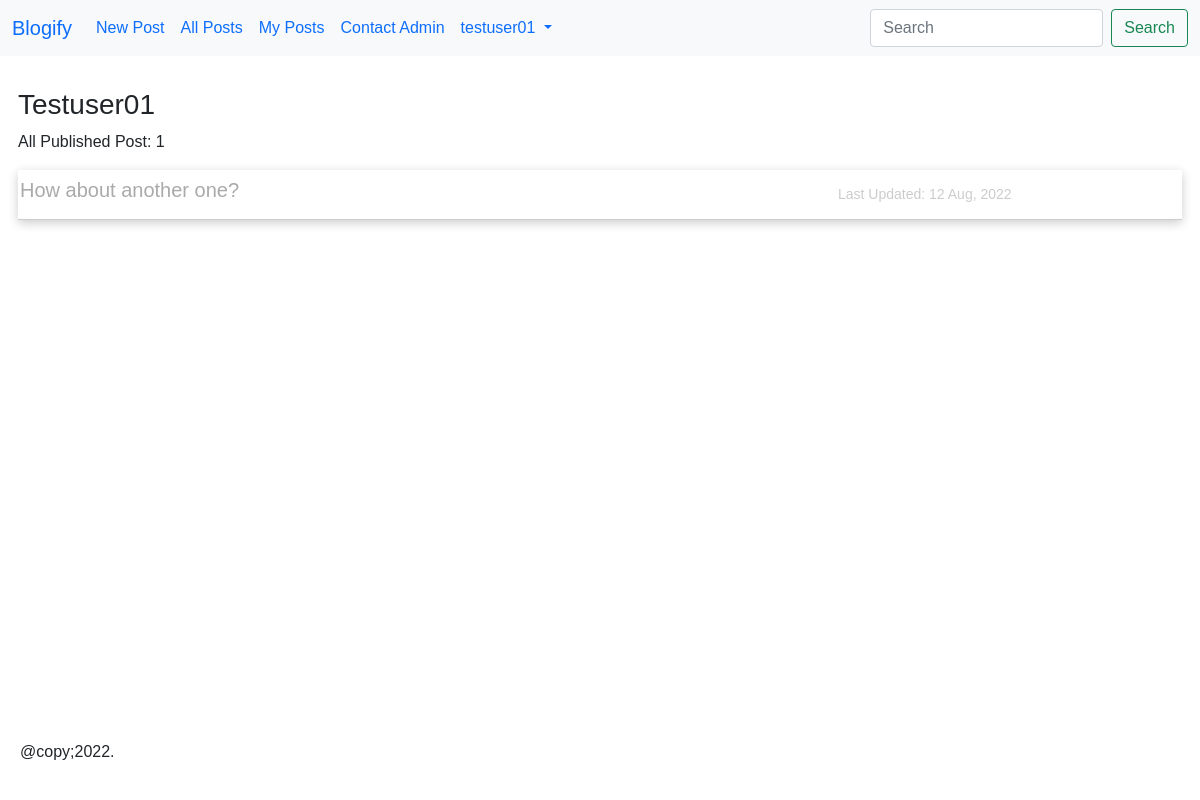
Page /accounts/2/ on the committed database.
### users/models.py (models this page shows)
class CustomUser(AbstractUser):
    pass

### posts/models.py (models this page shows, shortened)
class Post(models.Model):
    STATUS_CHOICES = (
        ('draft', 'Draft'),
        ('published', 'Published'),
    )
    title = models.CharField(max_length=255)
    author = models.ForeignKey(
        get_user_model(),
        on_delete = models.CASCADE,
        related_name = 'posts'
    )
    body = models.TextField()
    publish = models.DateTimeField(default=timezone.now)
    created = models.DateTimeField(auto_now_add=True)
    updated = models.DateTimeField(auto_now=True)
    status = models.CharField(
        max_length=10,
        choices=STATUS_CHOICES,
        default='draft'
    )
    slug = models.SlugField(
        max_length=255,
        blank=True,
        null= True
    )
    class Meta:
        ordering = ('-publish',)
    def get_absolute_url(self):
        return reverse('post_detail', kwargs={'pk': self.pk})

### users/views.py (the view)
# urls.py: path('<int:pk>/', UserDetailView.as_view(), name='user_detail'),
class UserDetailView(DetailView):
    model = get_user_model()
    template_name = 'user_detail.html'
    context_object_name = 'user'
    def get_context_data(self, *args, **kwargs):
        context = super().get_context_data(*args, **kwargs)
        context['published_posts'] = self.object.posts.filter(status='published')
        return context

### templates/user_detail.html (shortened to what this page needs)
{% extends '_base.html' %}
{% block content %}
    <div class="user">
        <h3>{{ user.username|title }}</h3>
        <p>All Published Post: {{ published_posts.count }}</p>
        <div class="user-detail-posts">
            {% for post in published_posts %}
                <div class="user-detail-post">
                    <h5><a href="{{ post.get_absolute_url }}">{{ post.title }}</a></h5>
                    <div class="user-detail-dates">
                        <small>Last Updated: {{ post.updated|date:"d M, Y" }}</small>
                    </div>
                </div>
            {% empty %}
                <div class="user-detail-post">
                    <h5>This user has no published posts</h5>
                </div>
            {% endfor %}
        </div>
    </div>
{% endblock content %}

### templates/_base.html (shortened to what this page needs)
{% load static %}
<!DOCTYPE html>
<html lang="en">
<head>
    <link rel="stylesheet" href="https://cdn.jsdelivr.net/npm/bootstrap@5.1.3/dist/css/bootstrap.min.css">
    <link rel="stylesheet" href="{% static 'css/base.css' %}">
</head>
<body>
    {% block body %}
    <header>
        <nav class="navbar navbar-expand-lg bg-light">
            <div class="container-fluid">
              <a class="navbar-brand" href="{% url 'home' %}">Blogify</a>
              {% if user.is_authenticated %}
              <div class="collapse navbar-collapse" id="navbarSupportedContent">
                <ul class="navbar-nav me-auto mb-2 mb-lg-0">
                  <li class="nav-item">
                    <a class="nav-link" href="{% url 'post_create' %}">New Post</a>
                  </li>
                  <li class="nav-item">
                    <a class="nav-link" href="{% url 'post_list' %}">All Posts</a>
                  </li>
                  <li class="nav-item">
                    <a class="nav-link" href="{% url 'my_posts' %}">My Posts</a>
                  </li>
                  <li class="nav-item">
                    <a class="nav-link" href="{% url 'contact' %}">Contact Admin</a>
                  </li>
                  <li class="nav-item dropdown">
                    <a class="nav-link dropdown-toggle" href="#" role="button" data-bs-toggle="dropdown" aria-expanded="false">
                      {{ user.username }}
                    </a>
                  </li>
                </ul>
                <form class="d-flex" role="search" action="{% url 'post_search' %}" method="get">
                  <input name="q" class="form-control me-2" type="search" placeholder="Search" aria-label="Search">
                  <button class="btn btn-outline-success" type="submit">Search</button>
                </form>
              </div>
              {% else %}
              <form action="form-inline ml-auto">
                <a href="{% url 'signup' %}" class="btn btn-sm btn-outline-secondary">Sign Up</a>
                <a href="{% url 'login' %}" class="btn btn-sm btn-primary ml-2">Log In</a>
              </form>
              {% endif %}
            </div>
          </nav>
    </header>
    <main>
        <div class="container">
            {% block content %}{% endblock content %}
        </div>
    </main>
    <footer>
      @copy;2022.
    </footer>
    {% endblock body %}
</body>
</html>

### static/css/base.css (style rules this page uses)
*, body { margin: 0; padding: 0; box-sizing: border-box; }
body { font-family: 'Lucida Sans', 'Lucida Sans Regular', 'Lucida Grande', 'Lucida Sans Unicode', Geneva, Verdana, sans-serif; }
a { text-decoration: none; }
main { margin: 2em 0; min-height: 75vh; }
.container { width: 99%; max-width: 1200px; margin: 0 auto; }
footer { padding: 20px; background: #fff; }
.user-detail-posts { box-shadow: 0 3px 10px rgba(0, 0, 0, 0.2); display: flex; flex-direction: column; }
.user-detail-post { display: flex; justify-content: space-between; align-items: center; gap: 20px; flex: 1 50px; border-bottom: 1px solid #ccc; padding: 0 2px; }
.user-detail-post h5, .user-detail-post h5 a { color: #aaa; flex: 1 70%; }
.user-detail-dates { color: #ccc; flex: 1 30%; }

### rows in the picture
CustomUser: username "testuser01", username "Testuser01"
Post: title "How about another one?", updated "12 Aug, 2022"

### other values in the picture
{{ published_posts.count }} "1"
